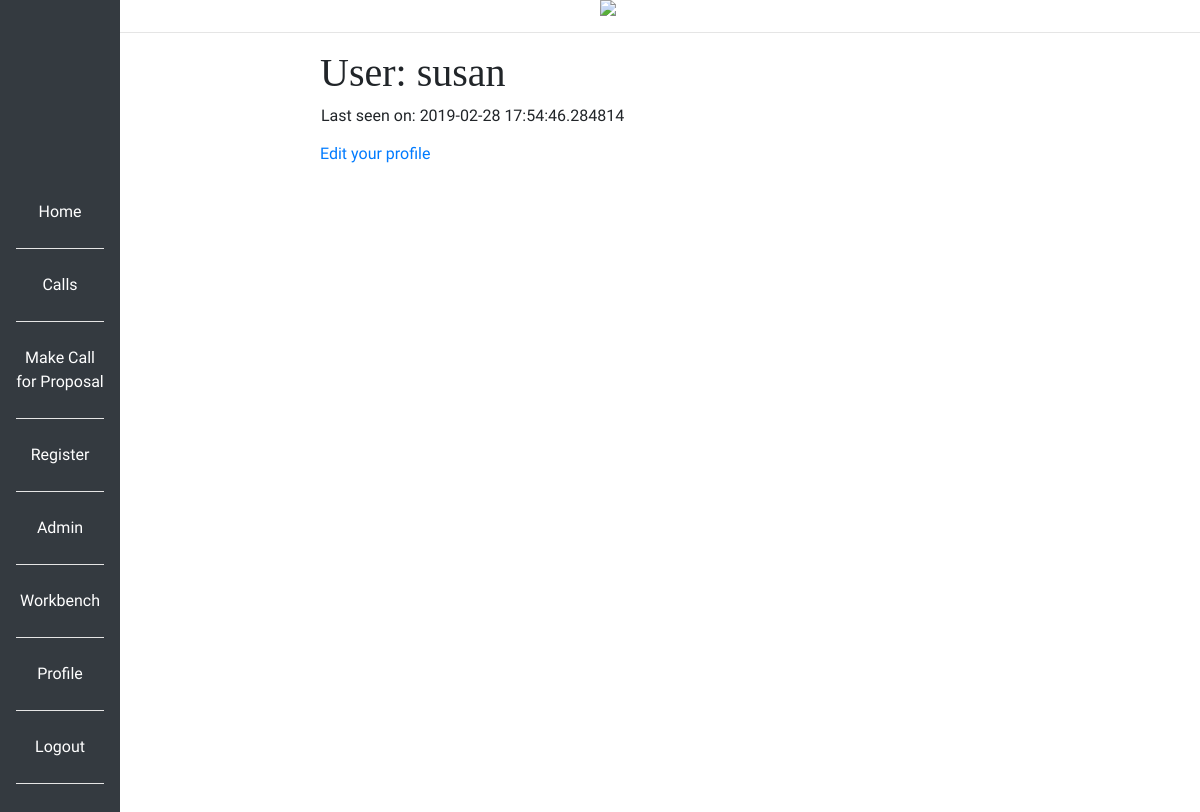
The page /profile/susan (signed in) on the database as committed earlier.
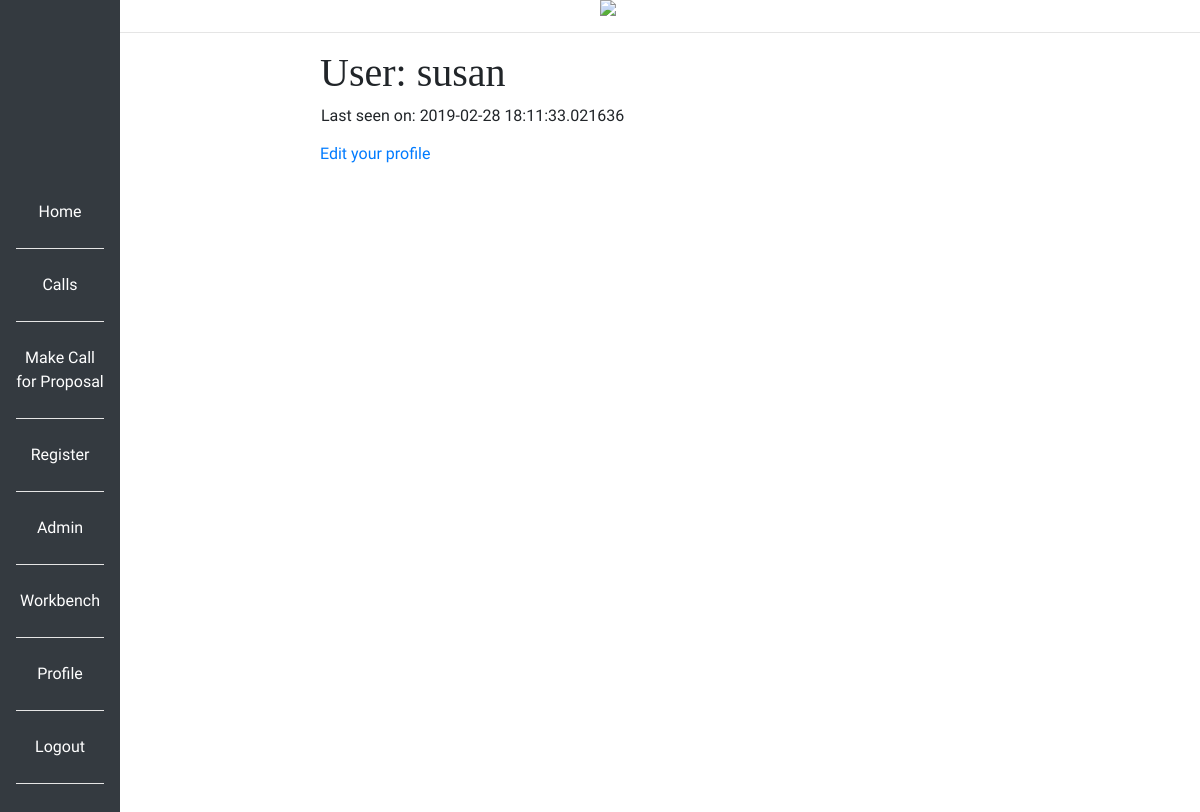
The same page on the database as committed later.
### app/models.py (models this page shows, shortened)
class User(db.Model, UserMixin):
    id = db.Column(db.Integer, primary_key=True)
    username = db.Column(db.String(64), index=True, unique=True)
    email = db.Column(db.String(120), index=True, unique=True)
    password_hash = db.Column(db.String(128))
    access = db.Column(db.Integer)
    proposals = db.relationship('Proposal', backref='author', lazy='dynamic')
    education_info = db.relationship("EducationInfo", backref="author", lazy="dynamic")
    employment = db.relationship("Employment", backref="author", lazy="dynamic")
    professional_studies = db.relationship("ProfessionalStudies", backref="author", lazy="dynamic")
    distinctions_and_awards = db.relationship("DistinctionsAndAwards", backref="author", lazy="dynamic")
    funding_diversification = db.relationship("FundingDiversification", backref="author", lazy="dynamic")
    team_members = db.relationship("TeamMembers", backref="author", lazy="dynamic")
    impacts = db.relationship("Impacts", backref="author", lazy="dynamic")
    innovations = db.relationship("Innovation",backref="author", lazy="dynamic")
    publications = db.relationship("Publication", backref="author", lazy="dynamic")
    presentations = db.relationship("Presentation", backref="author", lazy="dynamic")
    academic_collabs = db.relationship("AcademicCollabs", backref="author", lazy="dynamic")
    non_academic_collabs = db.relationship("NonAcademicCollabs", backref="author",lazy="dynamic")
    conferences = db.relationship("Conference", backref="author", lazy="dynamic")
    communications = db.relationship("Communications",backref="author",lazy="dynamic")
    funding_ratio = db.relationship("FundingRatio", backref="author",lazy="dynamic")
    public_engagement = db.relationship("PublicEngagement", backref="author",lazy="dynamic")
    about_me = db.Column(db.String(140))
    last_seen = db.Column(db.DateTime, default=datetime.utcnow())
    def is_admin(self):
        return self.access == 2

### app/routes.py (the view)
@app.route('/profile/<username>')
@login_required
def profile(username):
    user = User.query.filter_by(username=username).first_or_404()
    return render_template('profile.html', user=user, img=svg)

### app/models.py (called while the page is built)
@login.user_loader
def load_user(id):
    return User.query.get(int(id))

### app/routes.py (called while the page is built)
@app.before_request
def before_request():
    if current_user.is_authenticated:
        current_user.last_seen = datetime.utcnow()
        db.session.commit()

### app/templates/profile.html (shortened to what this page needs)
{% extends "base.html" %}
{% block content %}
<main>
    <h1>User: {{  user.username }}</h1>
    <table>
        <tr valign=""top>
            <td>
                {% if user.last_seen %}<p>Last seen on: {{ user.last_seen }}</p>{%  endif %}
            </td>
        </tr>
    </table>
    {%  if user == current_user %}
    <p><a href="{{  url_for('edit_profile') }}">Edit your profile</a></p>
    {% endif %}
</main>
{% endblock %}

Rows that differ between the two databases and show on the page:
changed User "susan": last_seen "2019-02-28 17:54:46.284814" → "2019-02-28 18:11:33.021636"
